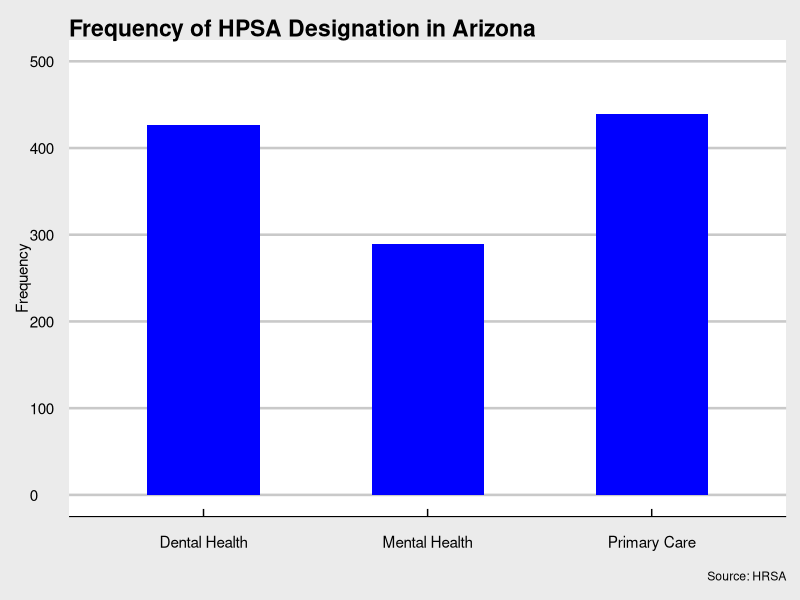
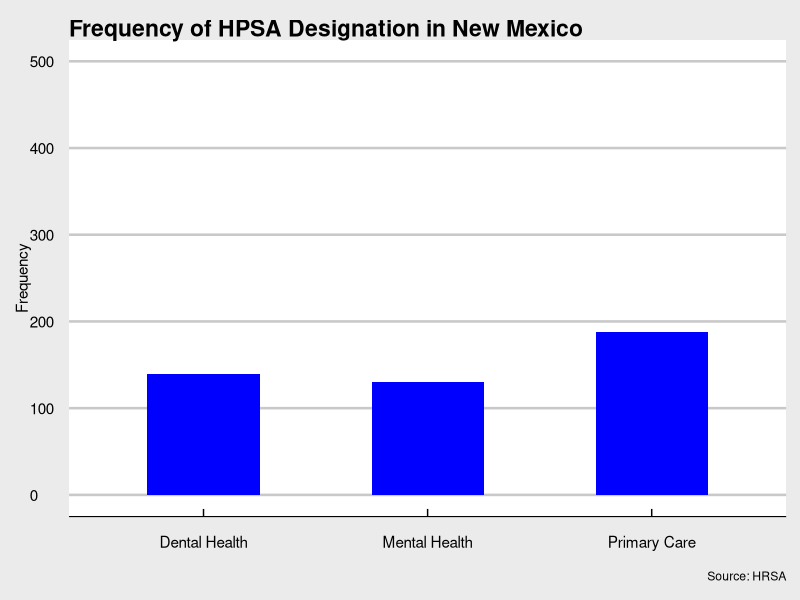
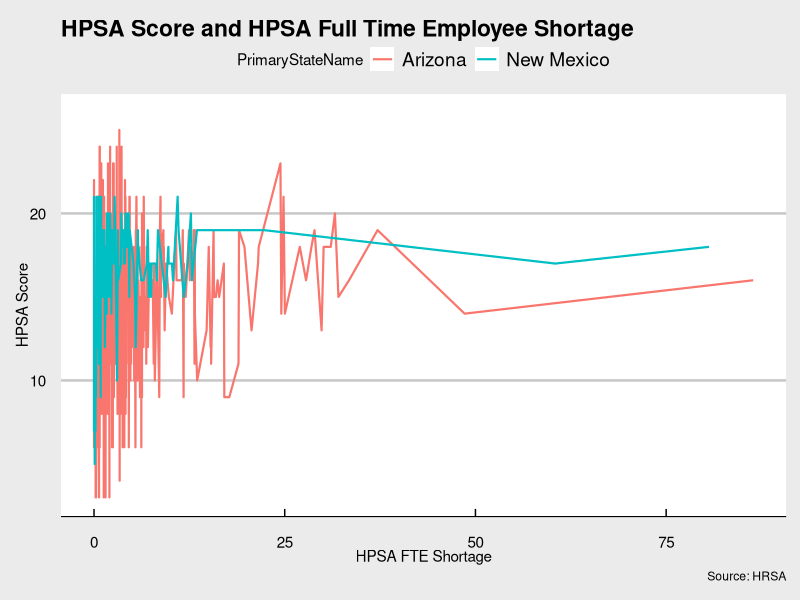
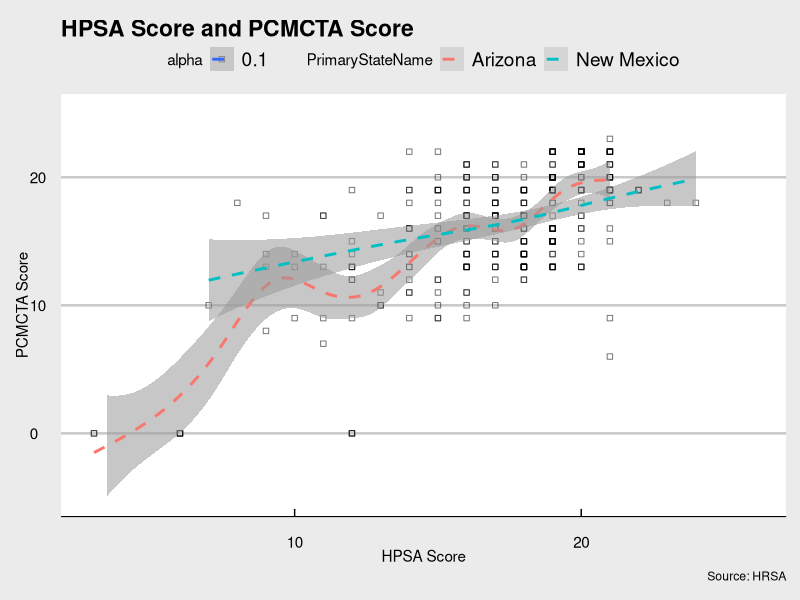
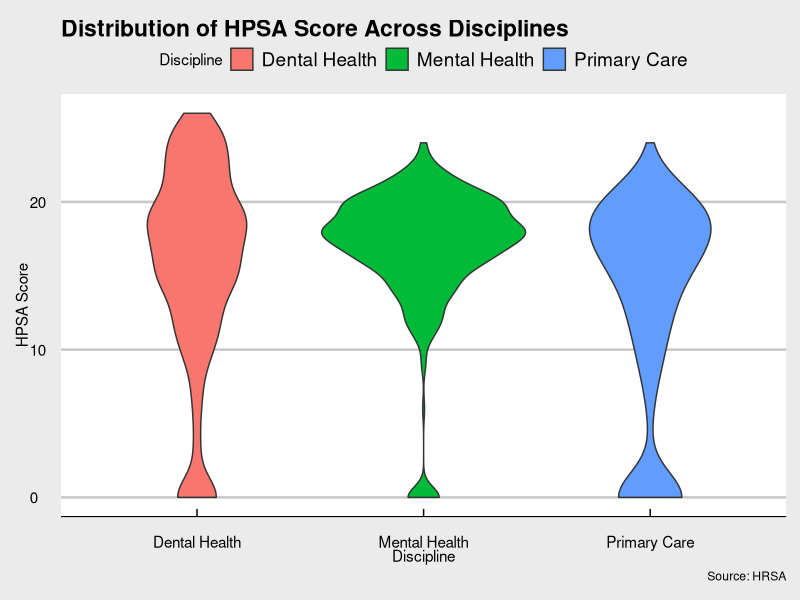

Recreate these plots in R, in order.
## ---- chunk 1
#| warning: false

#load libraries
library(tidyverse)
library(ggplot2)
library(haven)
library(here)
library(ggthemes)

#load and clean data

data <- read_csv(
  here("Hpsa_Find_Export.csv")
  ) 

data <- data %>%
  filter(PrimaryStateName == "New Mexico" | PrimaryStateName == "Arizona")
## ---- chunk 2
#| warning: false

data %>%
  filter(PrimaryStateName == "Arizona") %>%
  ggplot(aes(x=Discipline)) +
  geom_bar(fill = "blue", position = "dodge", width = 0.5) +
  labs(
    title = "Frequency of HPSA Designation in Arizona",
    x = "",
    y = "Frequency",
    caption = "Source: HRSA"
  ) +
  theme_economist_white() +
  scale_y_continuous(limits = c(0, 500))
  
data %>%
  filter(PrimaryStateName == "New Mexico") %>%
  ggplot(aes(x=Discipline)) +
  geom_bar(fill = "blue", position = "dodge", width = 0.5) +
  labs(
    title = "Frequency of HPSA Designation in New Mexico",
    x = "",
    y = "Frequency",
    caption = "Source: HRSA"
  ) +
  theme_economist_white() +
  scale_y_continuous(limits = c(0, 500))

## ---- chunk 3
#| warning: false

data %>%
  filter(HPSAScore > 0) %>%
  ggplot(aes(x=HPSAFTEShort, y=HPSAScore, color = PrimaryStateName) )+
  geom_line(size = 0.75) +
  labs(
    title = "HPSA Score and HPSA Full Time Employee Shortage",
    x = "HPSA FTE Shortage",
    y = "HPSA Score",
    caption = "Source: HRSA"
  ) +
  theme_economist_white()
## ---- chunk 4
#| warning: false

data %>%
  filter(HPSAScore > 0) %>%
  ggplot(aes(x=HPSAScore, y=PCMCTAScore, alpha = 0.1, group_by = PrimaryStateName)) +
  geom_point(shape = 0) +
  geom_smooth(linetype = "dashed", aes(color = PrimaryStateName)) +
  labs(
    title = "HPSA Score and PCMCTA Score",
    x = "HPSA Score",
    y = "PCMCTA Score",
    caption = "Source: HRSA"
  ) +
  theme_economist_white() +
  scale_y_continuous(limits = c(-5, 25))
## ---- chunk 5
#| warning: false

data %>%
  ggplot(aes(x = Discipline, y = HPSAScore, fill = Discipline)) +
  geom_violin() +
  labs(
    title = "Distribution of HPSA Score Across Disciplines",
    x = "Discipline",
    y = "HPSA Score",
    caption = "Source: HRSA"
  ) +
  theme_economist_white()
